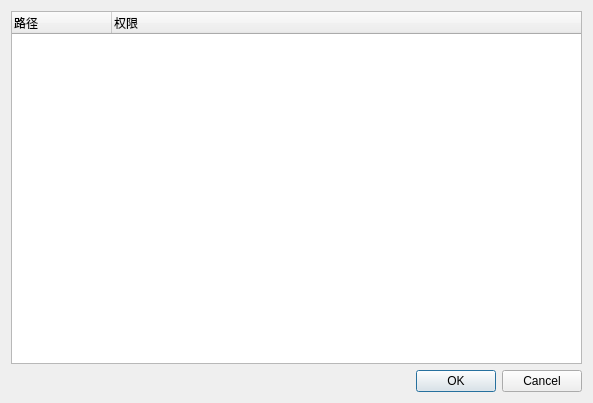
<?xml version="1.0" encoding="UTF-8"?>
<ui version="4.0">
 <class>DirsAuthedSelectDialog</class>
 <widget class="QDialog" name="DirsAuthedSelectDialog">
  <property name="geometry">
   <rect>
    <x>0</x>
    <y>0</y>
    <width>593</width>
    <height>403</height>
   </rect>
  </property>
  <property name="windowTitle">
   <string>选择一个起始目录</string>
  </property>
  <layout class="QVBoxLayout" name="verticalLayout">
   <item>
    <widget class="QTreeWidget" name="treeWidget">
     <column>
      <property name="text">
       <string>路径</string>
      </property>
     </column>
     <column>
      <property name="text">
       <string>权限</string>
      </property>
     </column>
     <item>
      <property name="text">
       <string/>
      </property>
     </item>
    </widget>
   </item>
   <item>
    <widget class="QDialogButtonBox" name="buttonBox">
     <property name="orientation">
      <enum>Qt::Orientation::Horizontal</enum>
     </property>
     <property name="standardButtons">
      <set>QDialogButtonBox::StandardButton::Cancel|QDialogButtonBox::StandardButton::Ok</set>
     </property>
    </widget>
   </item>
  </layout>
 </widget>
 <resources/>
 <connections>
  <connection>
   <sender>buttonBox</sender>
   <signal>accepted()</signal>
   <receiver>DirsAuthedSelectDialog</receiver>
   <slot>accept()</slot>
   <hints>
    <hint type="sourcelabel">
     <x>248</x>
     <y>254</y>
    </hint>
    <hint type="destinationlabel">
     <x>157</x>
     <y>274</y>
    </hint>
   </hints>
  </connection>
  <connection>
   <sender>buttonBox</sender>
   <signal>rejected()</signal>
   <receiver>DirsAuthedSelectDialog</receiver>
   <slot>reject()</slot>
   <hints>
    <hint type="sourcelabel">
     <x>316</x>
     <y>260</y>
    </hint>
    <hint type="destinationlabel">
     <x>286</x>
     <y>274</y>
    </hint>
   </hints>
  </connection>
 </connections>
</ui>
